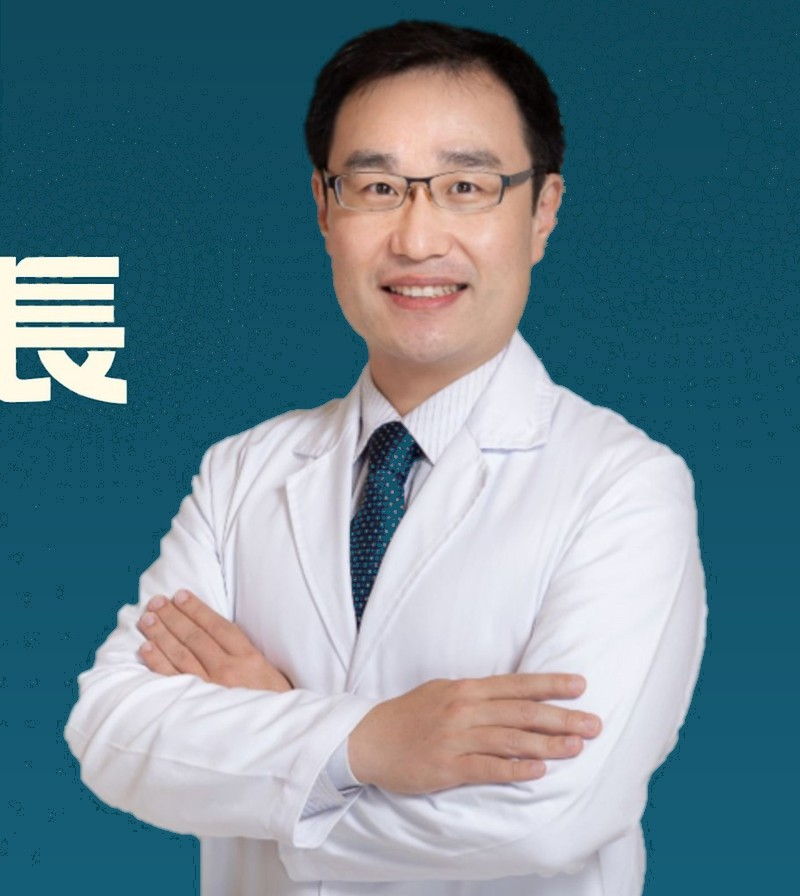
#> input picture assets/doctor-shih-with-bg.jpg, 800 x 896 px
$ python precise_text_removal.py
#> lines starting #> are read from the running program, lines starting #| are printed output that depends on the picture; after the words box and inside, x2 and y2 are one past the last pixel; in counts of white or black regions, pixels touching at a corner belong together
#!/usr/bin/env python3
"""
精確的圖片文字辨識與移除工具
使用 OpenCV 進行文字檢測和修復
"""

import os
import cv2
import numpy as np
from PIL import Image
import sys

def detect_text_regions(image_path):
    """使用 OpenCV 檢測文字區域"""
    print(f"🔍 檢測圖片中的文字區域: {os.path.basename(image_path)}")

    # 讀取圖片
    img = cv2.imread(image_path)
    if img is None:
        print(f"❌ 無法讀取圖片: {image_path}")
        return []

    # 轉換為灰度圖
    gray = cv2.cvtColor(img, cv2.COLOR_BGR2GRAY)

    # 應用二值化
    _, binary = cv2.threshold(gray, 150, 255, cv2.THRESH_BINARY_INV)

    # 尋找輪廓
    contours, _ = cv2.findContours(binary, cv2.RETR_EXTERNAL, cv2.CHAIN_APPROX_SIMPLE)

    # 過濾輪廓（只保留可能是文字的）
    text_regions = []
    for contour in contours:
        x, y, w, h = cv2.boundingRect(contour)

        # 過濾條件：大小、長寬比
        if w > 10 and h > 10 and w < 200 and h < 100:
            # 計算輪廓面積
            area = cv2.contourArea(contour)
            if area > 50:
                text_regions.append((x, y, w, h))

    print(f"   找到 {len(text_regions)} 個可能的文字區域")
    return text_regions, img

def visualize_text_regions(image_path, text_regions):
    """可視化文字區域"""
    img = cv2.imread(image_path)

    # 繪製矩形框
    for (x, y, w, h) in text_regions:
        cv2.rectangle(img, (x, y), (x + w, y + h), (0, 0, 255), 2)

    # 保存可視化結果
    output_path = image_path.replace('.jpg', '_text_detection.jpg')
    cv2.imwrite(output_path, img)
    print(f"📊 文字檢測可視化已保存: {output_path}")

    return output_path

def remove_text_with_inpainting(image_path, text_regions):
    """使用修復技術移除文字"""
    print(f"🔄 使用修復技術移除文字...")

    img = cv2.imread(image_path)
    mask = np.zeros(img.shape[:2], dtype=np.uint8)

    # 創建遮罩（文字區域為白色）
    for (x, y, w, h) in text_regions:
        # 稍微擴大區域以確保完全覆蓋
        x1 = max(0, x - 2)
        y1 = max(0, y - 2)
        x2 = min(img.shape[1], x + w + 2)
        y2 = min(img.shape[0], y + h + 2)
        mask[y1:y2, x1:x2] = 255

    # 使用修復算法
    result = cv2.inpaint(img, mask, 3, cv2.INPAINT_TELEA)

    # 保存結果
    output_path = image_path.replace('.jpg', '_inpainted.jpg')
    cv2.imwrite(output_path, result)

    print(f"✅ 修復完成: {output_path}")
    print(f"   原圖大小: {os.path.getsize(image_path) / 1024:.1f} KB")
    print(f"   新圖大小: {os.path.getsize(output_path) / 1024:.1f} KB")

    return output_path

def remove_text_with_smart_fill(image_path, text_regions):
    """使用智能填充移除文字"""
    print(f"🎨 使用智能填充移除文字...")

    img = cv2.imread(image_path)

    for (x, y, w, h) in text_regions:
        print(f"   處理區域: ({x}, {y}, {w}, {h})")

        # 擴大區域以獲取更多上下文
        expand = 5
        x1 = max(0, x - expand)
        y1 = max(0, y - expand)
        x2 = min(img.shape[1], x + w + expand)
        y2 = min(img.shape[0], y + h + expand)

        # 獲取區域
        region = img[y1:y2, x1:x2].copy()

        # 方法1: 使用周圍像素平均
        if region.shape[0] > 0 and region.shape[1] > 0:
            # 創建邊界區域
            border_size = 3
            border = cv2.copyMakeBorder(region, border_size, border_size, border_size, border_size,
                                       cv2.BORDER_REPLICATE)

            # 創建遮罩（中間部分為0，邊界為1）
            mask = np.zeros(border.shape[:2], dtype=np.uint8)
            mask[border_size:-border_size, border_size:-border_size] = 255

            # 使用修復
            repaired = cv2.inpaint(border, mask, 3, cv2.INPAINT_TELEA)

            # 取回中心部分
            center = repaired[border_size:-border_size, border_size:-border_size]

            # 放回原圖
            img[y1:y2, x1:x2] = center

    # 保存結果
    output_path = image_path.replace('.jpg', '_smart_filled.jpg')
    cv2.imwrite(output_path, img)

    print(f"✅ 智能填充完成: {output_path}")
    return output_path

def manual_text_removal(image_path, text_position="右下角"):
    """手動指定文字位置進行移除"""
    print(f"🛠️ 手動移除文字（位置: {text_position}）...")

    img = cv2.imread(image_path)
    height, width = img.shape[:2]

    # 根據文字位置定義區域
    if text_position == "右下角":
        # 右下角區域
        x1, y1 = width * 3 // 4, height * 3 // 4
        x2, y2 = width, height
    elif text_position == "底部中央":
        # 底部中央區域
        x1, y1 = width // 3, height * 7 // 8
        x2, y2 = width * 2 // 3, height
    elif text_position == "右上角":
        # 右上角區域
        x1, y1 = width * 3 // 4, 0
        x2, y2 = width, height // 4
    else:
        print(f"❌ 未知位置: {text_position}")
        return None

    print(f"   處理區域: ({x1}, {y1}) 到 ({x2}, {y2})")

    # 獲取區域
    region = img[y1:y2, x1:x2].copy()

    if region.shape[0] > 0 and region.shape[1] > 0:
        # 使用修復技術
        mask = np.ones(region.shape[:2], dtype=np.uint8) * 255

        # 檢測區域內的邊緣（文字通常有邊緣）
        gray_region = cv2.cvtColor(region, cv2.COLOR_BGR2GRAY)
        edges = cv2.Canny(gray_region, 50, 150)

        # 擴大邊緣區域
        kernel = np.ones((3, 3), np.uint8)
        edges = cv2.dilate(edges, kernel, iterations=1)

        # 將邊緣作為遮罩
        mask = edges

        # 修復
        repaired = cv2.inpaint(region, mask, 3, cv2.INPAINT_TELEA)

        # 放回原圖
        img[y1:y2, x1:x2] = repaired

    # 保存結果
    output_path = image_path.replace('.jpg', f'_manual_{text_position}.jpg')
    cv2.imwrite(output_path, img)

    print(f"✅ 手動移除完成: {output_path}")
    return output_path

def create_comparison_grid(original_path, cleaned_paths):
    """創建對比網格"""
    print(f"📸 創建對比網格...")

    # 讀取圖片
    original = cv2.imread(original_path)
    cleaned_images = [cv2.imread(path) for path in cleaned_paths if os.path.exists(path)]

    if not cleaned_images:
        print("❌ 沒有清理後的圖片")
        return

    # 調整大小為相同高度
    target_height = 400
    original_resized = resize_to_height(original, target_height)
    cleaned_resized = [resize_to_height(img, target_height) for img in cleaned_images]

    # 創建網格
    rows = []
    row1 = np.hstack([original_resized] + cleaned_resized[:2])

    if len(cleaned_resized) > 2:
        row2 = np.hstack(cleaned_resized[2:])
        # 補齊空白
        if len(cleaned_resized[2:]) < 2:
            blank = np.zeros_like(cleaned_resized[2])
            row2 = np.hstack([row2, blank])
        rows = [row1, row2]
        grid = np.vstack(rows)
    else:
        grid = row1

    # 添加標籤
    font = cv2.FONT_HERSHEY_SIMPLEX
    labels = ["原圖"] + [f"方法{i+1}" for i in range(len(cleaned_images))]

    for i, label in enumerate(labels):
        x = i * original_resized.shape[1] + 10
        y = 30
        cv2.putText(grid, label, (x, y), font, 0.7, (255, 255, 255), 2)
        cv2.putText(grid, label, (x, y), font, 0.7, (0, 0, 0), 1)

    # 保存網格
    output_path = original_path.replace('.jpg', '_comparison.jpg')
    cv2.imwrite(output_path, grid)

    print(f"✅ 對比網格已保存: {output_path}")
    return output_path

def resize_to_height(img, target_height):
    """按高度調整大小"""
    h, w = img.shape[:2]
    ratio = target_height / h
    new_w = int(w * ratio)
    return cv2.resize(img, (new_w, target_height))

def main():
    print("🖼️ 精確圖片文字移除工具")
    print("=" * 60)

    # 圖片路徑
    image_path = "assets/doctor-shih-with-bg.jpg"

    if not os.path.exists(image_path):
        print(f"❌ 圖片不存在: {image_path}")
        return

    # 1. 檢測文字區域
    text_regions, img = detect_text_regions(image_path)
#> in detect_text_regions, img is the input picture: shape (896, 800, 3); mean B, G, R 142.9, 131.9, 105.7
#> in detect_text_regions, `_, binary = cv2.threshold(gray, 150, 255, cv2.THRESH_BINARY_INV)`:
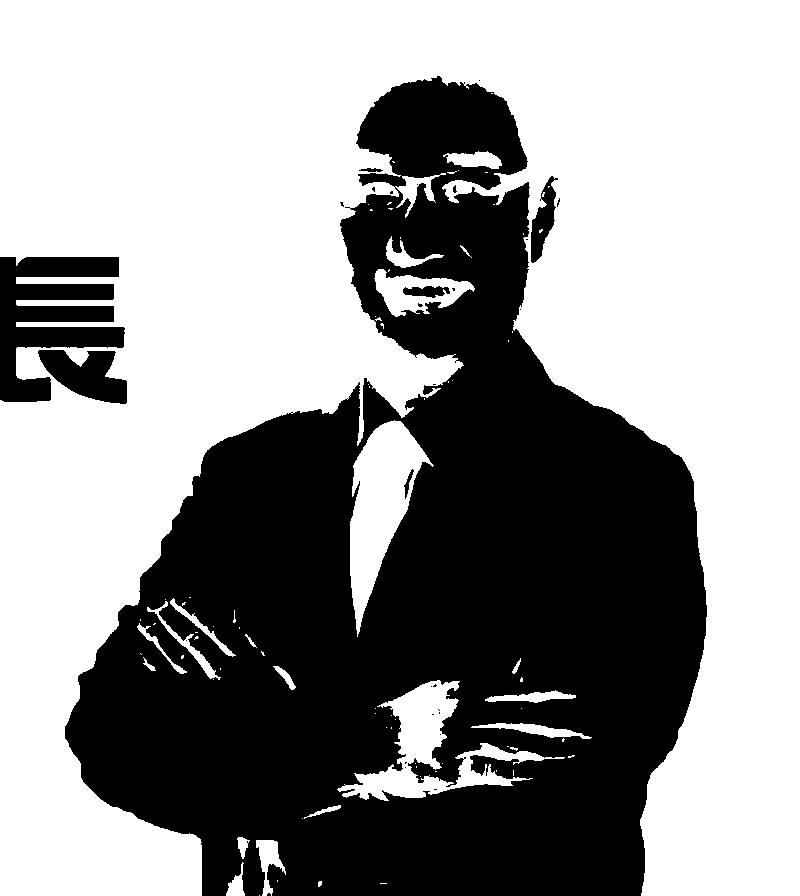
#> binary: shape (896, 800); 58.7% white; 30 black regions (22 under 20 px)
#> in detect_text_regions, `contours, _ = cv2.findContours(binary, cv2.RETR_EXTERNAL, cv2.CHAIN_AP..`: contours = 82 contours, 63 with area under 20; largest, box (x1, y1, x2, y2) and area: (0, 0, 800, 896) 397185, (350, 420, 434, 637) 8070, (337, 680, 565, 801) 7022, (374, 269, 475, 317) 2526, (443, 151, 502, 169) 622
#> the loop in detect_text_regions, `for contour in contours:` made 82 passes
#> (x, y, w, h, area) on passes 5, 6, 7, 9, 23, 29, 34, 36, 41, 46, 50, 52: (226, 862, 19, 34, 257), (256, 840, 30, 56, 621.5), (237, 837, 13, 22, 129.5), (304, 805, 37, 14, 86.5), (471, 723, 121, 16, 605), (485, 690, 91, 13, 493.5), (273, 666, 23, 24, 144.5), (143, 657, 13, 14, 39.5), (245, 634, 12, 14, 25.5), (137, 623, 50, 51, 219.5), (147, 601, 74, 79, 495.5), (170, 598, 66, 59, 363)
#> (x, y, w, h) on passes 1, 3, 8, 10, 15, 16: (259, 895, 1, 1), (318, 881, 4, 6), (302, 818, 1, 1), (420, 776, 1, 1), (442, 763, 1, 1), (415, 763, 1, 1)
#> after the loop in detect_text_regions, `for contour in contours:`: text_regions = [(226, 862, 19, 34), (256, 840, 30, 56), (237, 837, 13, 22), (304, 805, 37, 14), (471, 723, 121, 16), (485, 690, 91, 13), (273, 666, 23, 24), (137, 623, 50, 51), (147, 601, 74, 79), (170, 598, 66, 59), (374, 269, 101, 48), (386, 236, 58, 32), (443, 151, 59, 18)]
#|    找到 13 個可能的文字區域

    if text_regions:
        print(f"\n📊 文字區域詳細信息:")
        for i, (x, y, w, h) in enumerate(text_regions):
            print(f"   區域{i+1}: 位置({x}, {y}), 大小({w}x{h})")
#> this loop made 13 passes
#|    區域1: 位置(226, 862), 大小(19x34)
#|    區域2: 位置(256, 840), 大小(30x56)
#|    區域3: 位置(237, 837), 大小(13x22)
#|    區域4: 位置(304, 805), 大小(37x14)
#|    區域5: 位置(471, 723), 大小(121x16)
#|    區域6: 位置(485, 690), 大小(91x13)
#|    區域7: 位置(273, 666), 大小(23x24)
#|    區域8: 位置(137, 623), 大小(50x51)
#> (further printed lines are left out)

        # 可視化
        viz_path = visualize_text_regions(image_path, text_regions)
#> the loop in visualize_text_regions, `for (x, y, w, h) in text_regions:` made 13 passes
#> after the loop in visualize_text_regions, `for (x, y, w, h) in text_regions:`:
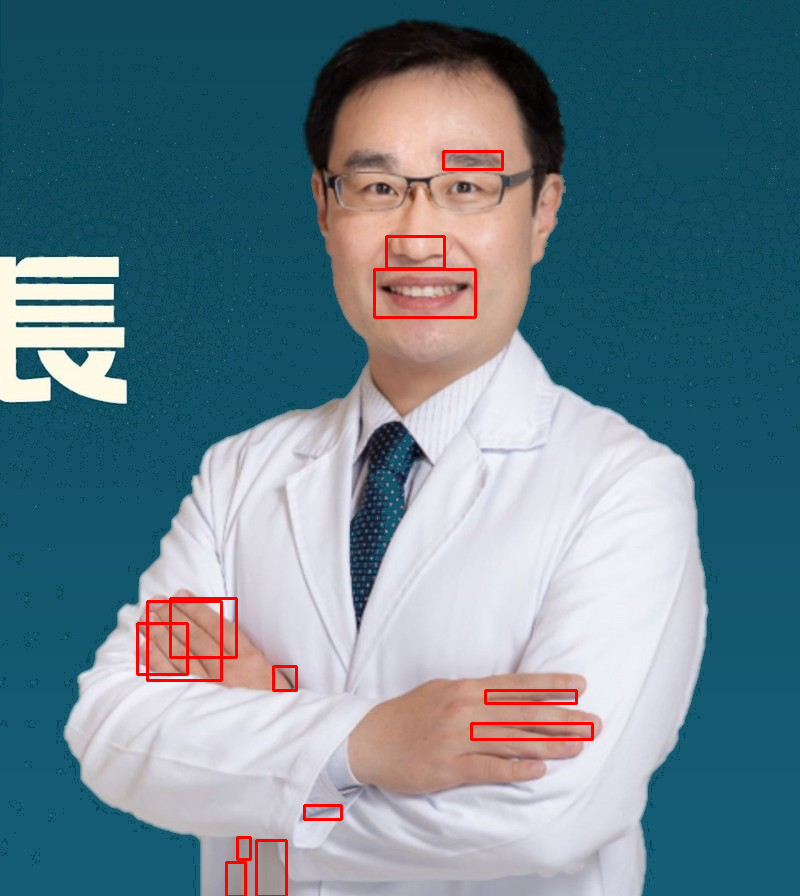
#> img: shape (896, 800, 3); 0.96% of pixels changed, all inside (x1, y1, x2, y2) = (136, 150, 594, 896)

        # 2. 嘗試多種移除方法
        cleaned_paths = []

        # 方法1: 修復技術
        inpainted_path = remove_text_with_inpainting(image_path, text_regions)
#> the loop in remove_text_with_inpainting, `for (x, y, w, h) in text_regions:` made 13 passes
#> (x, y, w, h, x1, y1, x2, y2) on passes 1 to 12: (226, 862, 19, 34, 224, 860, 247, 896), (256, 840, 30, 56, 254, 838, 288, 896), (237, 837, 13, 22, 235, 835, 252, 861), (304, 805, 37, 14, 302, 803, 343, 821), (471, 723, 121, 16, 469, 721, 594, 741), (485, 690, 91, 13, 483, 688, 578, 705), (273, 666, 23, 24, 271, 664, 298, 692), (137, 623, 50, 51, 135, 621, 189, 676), (147, 601, 74, 79, 145, 599, 223, 682), (170, 598, 66, 59, 168, 596, 238, 659), (374, 269, 101, 48, 372, 267, 477, 319), (386, 236, 58, 32, 384, 234, 446, 270)
#> after the loop in remove_text_with_inpainting, `for (x, y, w, h) in text_regions:`:
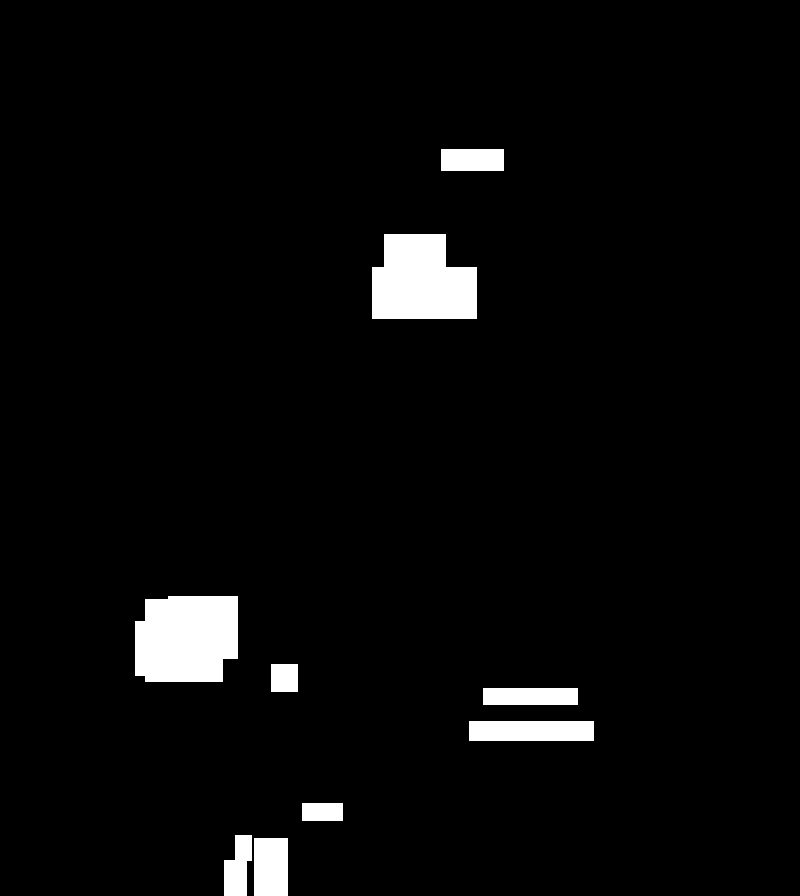
#> mask: shape (896, 800); 3.6% white; 9 white regions, largest, box (x1, y1, x2, y2) and area: (135, 596, 238, 682) 8134, (372, 234, 477, 319) 7506, (469, 721, 594, 741) 2500
#> inpainted_path = 'assets/doctor-shih-with-bg_inpainted.jpg'
        cleaned_paths.append(inpainted_path)

        # 方法2: 智能填充
        smart_path = remove_text_with_smart_fill(image_path, text_regions)
#> the loop in remove_text_with_smart_fill, `for (x, y, w, h) in text_regions:` made 13 passes
#> (x, y, w, h, x1, y1, x2, y2) on passes 1 to 12: (226, 862, 19, 34, 221, 857, 250, 896), (256, 840, 30, 56, 251, 835, 291, 896), (237, 837, 13, 22, 232, 832, 255, 864), (304, 805, 37, 14, 299, 800, 346, 824), (471, 723, 121, 16, 466, 718, 597, 744), (485, 690, 91, 13, 480, 685, 581, 708), (273, 666, 23, 24, 268, 661, 301, 695), (137, 623, 50, 51, 132, 618, 192, 679), (147, 601, 74, 79, 142, 596, 226, 685), (170, 598, 66, 59, 165, 593, 241, 662), (374, 269, 101, 48, 369, 264, 480, 322), (386, 236, 58, 32, 381, 231, 449, 273)
#|    處理區域: (226, 862, 19, 34)
#|    處理區域: (256, 840, 30, 56)
#|    處理區域: (237, 837, 13, 22)
#|    處理區域: (304, 805, 37, 14)
#|    處理區域: (471, 723, 121, 16)
#|    處理區域: (485, 690, 91, 13)
#|    處理區域: (273, 666, 23, 24)
#|    處理區域: (137, 623, 50, 51)
#> (further printed lines are left out)
#> after the loop in remove_text_with_smart_fill, `for (x, y, w, h) in text_regions:`:
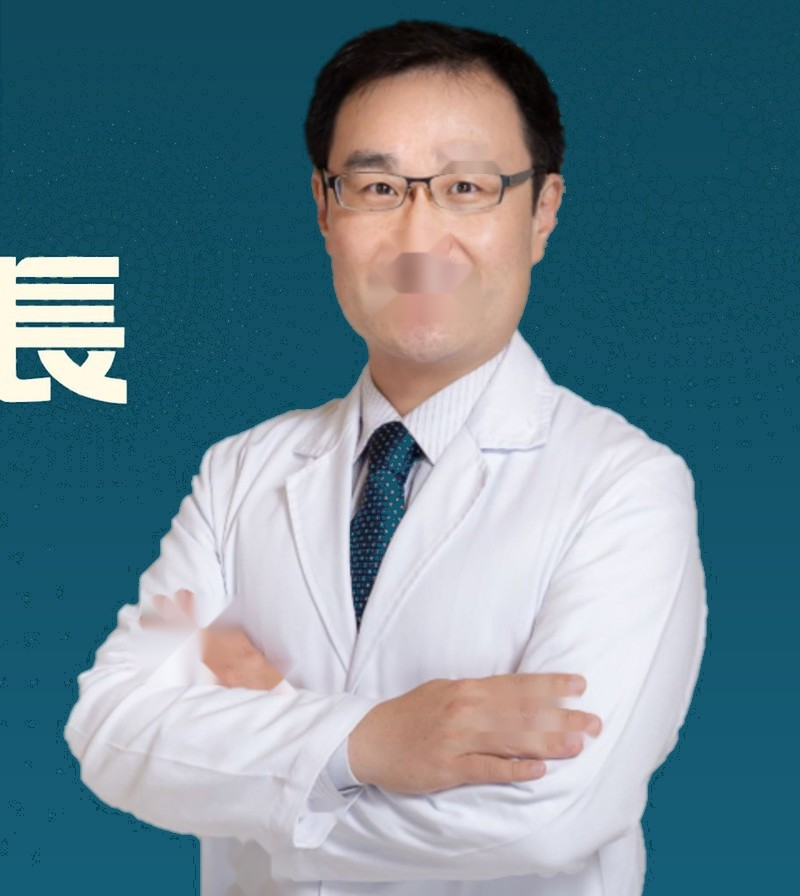
#> img: shape (896, 800, 3); 4.43% of pixels changed, all inside (x1, y1, x2, y2) = (132, 146, 597, 896)
#> after the loop in remove_text_with_smart_fill, `for (x, y, w, h) in text_regions:`: mask: shape (34, 75); 75.8% white; 1 black region, box (x1, y1, x2, y2) and area: (0, 0, 75, 34) 618
        cleaned_paths.append(smart_path)

        # 方法3: 手動移除（針對"長"字）
        manual_path = manual_text_removal(image_path, "右下角")
#|    處理區域: (600, 672) 到 (800, 896)
#> in manual_text_removal, `edges = cv2.Canny(gray_region, 50, 150)`: edges: shape (224, 200); 0.65% white in thin lines or dots, all inside (x1, y1, x2, y2) = (0, 0, 100, 224)
#> in manual_text_removal, `edges = cv2.dilate(edges, kernel, iterations=1)`: edges: shape (224, 200); 2.1% white; 2 white regions, box (x1, y1, x2, y2) and area: (39, 0, 101, 224) 859, (0, 43, 4, 65) 68
#> in manual_text_removal, `img[y1:y2, x1:x2] = repaired`: img: shape (896, 800, 3); 0.13% of pixels changed, all inside (x1, y1, x2, y2) = (600, 672, 701, 896)
        if manual_path:
            cleaned_paths.append(manual_path)

        # 方法4: 手動移除底部中央
        manual_bottom = manual_text_removal(image_path, "底部中央")
#> call 2 of manual_text_removal, with image_path = 'assets/doctor-shih-with-bg.jpg', text_position = '底部中央'
#|    處理區域: (266, 784) 到 (533, 896)
#> in manual_text_removal (call 2), `edges = cv2.Canny(gray_region, 50, 150)`: edges: shape (112, 267); 3.1% white in thin lines or dots
#> in manual_text_removal (call 2), `edges = cv2.dilate(edges, kernel, iterations=1)`:
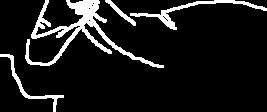
#> edges: shape (112, 267); 10% white; 4 white regions, box (x1, y1, x2, y2) and area: (25, 0, 164, 68) 1869, (130, 0, 267, 30) 600, (0, 54, 64, 112) 363, (105, 0, 136, 26) 160
#> in manual_text_removal (call 2), `img[y1:y2, x1:x2] = repaired`: img: shape (896, 800, 3); 0.41% of pixels changed, all inside (x1, y1, x2, y2) = (266, 784, 533, 896)
        if manual_bottom:
            cleaned_paths.append(manual_bottom)

        # 3. 創建對比網格
        comparison_path = create_comparison_grid(image_path, cleaned_paths)
#> in create_comparison_grid, `cleaned_images = [cv2.imread(path) for path in cleaned_paths if os.pat..`: cleaned_images = 4 items
#> in create_comparison_grid, `row1 = np.hstack([original_resized] + cleaned_resized[:2])`:
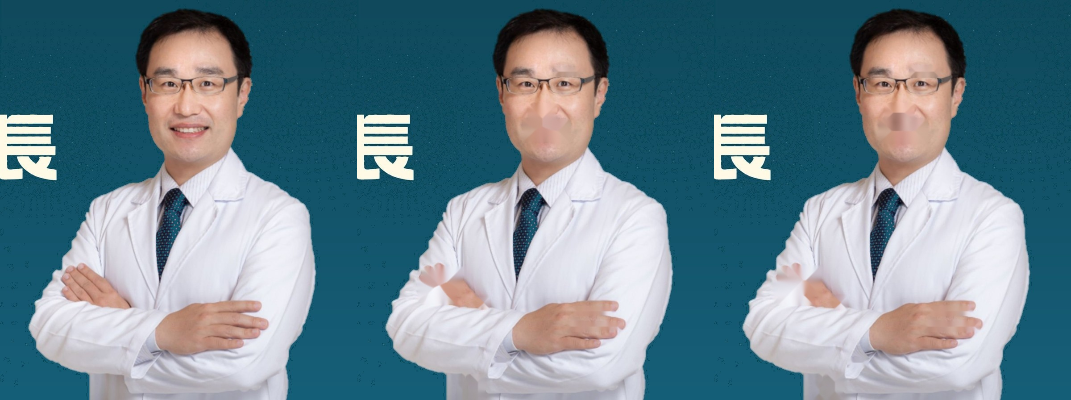
#> row1: shape (400, 1071, 3); mean B, G, R 143.5, 132.4, 106
#> in create_comparison_grid, `row2 = np.hstack(cleaned_resized[2:])`:
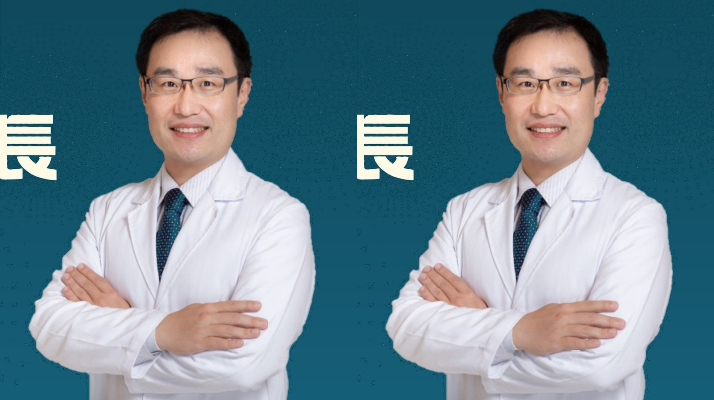
#> row2: shape (400, 714, 3); mean of channels 0, 1, 2 142.8, 131.8, 105.6; drawn as B, G, R

        print(f"\n🎯 建議:")
        print("1. 檢查對比網格選擇最佳結果")
        print("2. 更新網頁使用最佳圖片")
        print("3. 如果效果不理想，請提供文字具體位置")

    else:
        print(f"\n⚠️  未檢測到明顯文字區域")
        print("💡 可能原因:")
        print("   1. 文字顏色與背景相似")
        print("   2. 文字太小或太大")
        print("   3. 需要手動指定位置")

        # 仍然嘗試手動移除
        manual_path = manual_text_removal(image_path, "右下角")
        if manual_path:
            print(f"\n✅ 已創建手動清理版本: {manual_path}")

if __name__ == "__main__":
#> (the run stopped early here; a loop or call above may not have finished)
